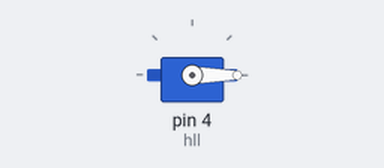
This sketch was run on a simulated Arduino Uno, built with avr-gcc and run on an emulated ATmega328P. Shown: servo.

Above: at 0.05 s.
At 1.5 s:
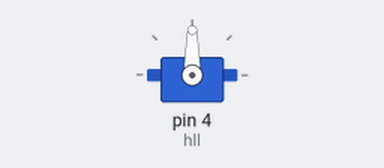
At 3.0 s:
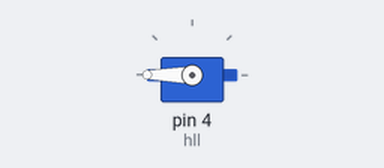
Timing chart, 0 to 6.9 s (numbered marks = the images above):
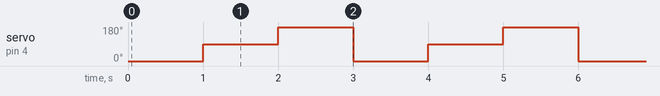

Measured:
- by itself, servo on pin 4 (hll): repeats every 3.0 s: 180° 1.0 s, 0° 1.0 s, 90° 1.0 s

The sketch:

servo_testing.ino
```cpp
#include <Servo.h>
Servo hll;
void setup() {
  // put your setup code here, to run once:
  hll.attach(4);
}

void loop() {
  // put your main code here, to run repeatedly:
  hll.write(0);
  delay(1000);
  hll.write(90);
  delay(1000);
  hll.write(180);
  delay(1000);

}
```
